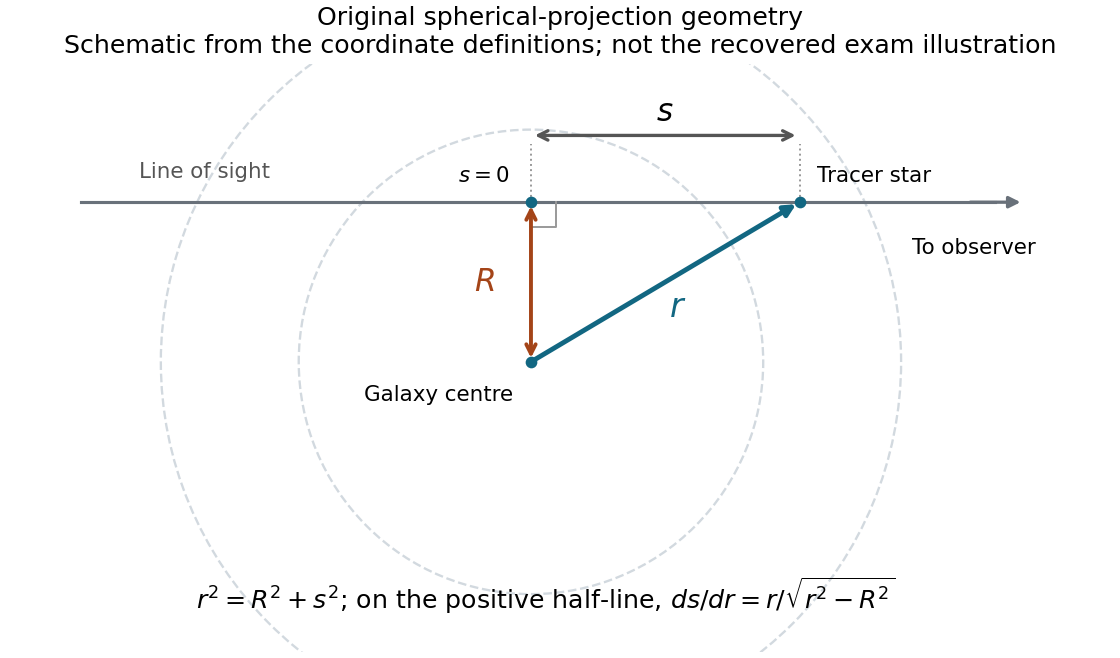

This figure's Python source:
"""Original geometry from the coordinate definitions, not a recovered exam figure.
Python 3.14; NumPy 2.3.5 and Matplotlib 3.10.7. The only output is a
same-basename PNG in the current working directory.
"""
from pathlib import Path
import numpy as np
import matplotlib
matplotlib.use('Agg')
import matplotlib.pyplot as plt
from matplotlib.patches import Circle
plt.rcParams.update({'font.size':12,'axes.titlesize':14,'figure.facecolor':'white','axes.facecolor':'white','savefig.facecolor':'white'})
fig,ax=plt.subplots(figsize=(8,4.7),layout='constrained')
R=1.1;s=1.85
for radius in [1.6,2.55]:
    ax.add_patch(Circle((0,0),radius,fill=False,color='#d2d9df',lw=1.2,ls='--'))
ax.plot([-3.1,3.2],[R,R],color='#69717a',lw=1.6)
ax.annotate('',xy=(3.4,R),xytext=(3.0,R),arrowprops={'arrowstyle':'-|>','color':'#69717a','lw':1.7})
ax.text(3.05,R-.36,'To observer',ha='center',fontsize=11)
ax.annotate('',xy=(s,R),xytext=(0,0),arrowprops={'arrowstyle':'-|>','color':'#126782','lw':2.5})
ax.text(.95,.31,r'$r$',color='#126782',fontsize=17)
ax.annotate('',xy=(0,R),xytext=(0,0),arrowprops={'arrowstyle':'<->','color':'#a44418','lw':2.0})
ax.text(-.25,R/2,r'$R$',ha='right',va='center',color='#a44418',fontsize=16)
ax.annotate('',xy=(s,R+.46),xytext=(0,R+.46),arrowprops={'arrowstyle':'<->','color':'#555555','lw':1.7})
ax.text(s/2,R+.56,r'$s$',ha='center',fontsize=16)
ax.plot([s,s],[R,R+.4],ls=':',color='#999999',lw=1)
ax.plot([0,0],[R,R+.4],ls=':',color='#999999',lw=1)
ax.plot([0,0,s],[0,R,R],'o',color='#126782',ms=5)
ax.text(-.12,-.27,'Galaxy centre',ha='right',fontsize=11)
ax.text(-.15,R+.14,r'$s=0$',ha='right',fontsize=11)
ax.text(s+.12,R+.14,'Tracer star',fontsize=11)
ax.plot([0,.17,.17],[R-.17,R-.17,R],color='#999999',lw=1)
ax.text(-2.7,R+.17,'Line of sight',fontsize=11,color='#555555')
ax.text(.1,-1.7,r'$r^2=R^2+s^2$; on the positive half-line, $ds/dr=r/\sqrt{r^2-R^2}$',ha='center',fontsize=13)
ax.set(xlim=(-3.3,3.7),ylim=(-2.0,2.05),aspect='equal')
ax.axis('off')
ax.set_title('Original spherical-projection geometry\nSchematic from the coordinate definitions; not the recovered exam illustration',fontsize=13)
fig.savefig(Path.cwd() / Path(__file__).with_suffix('.png').name, dpi=140, facecolor='white', transparent=False)
plt.close(fig)
